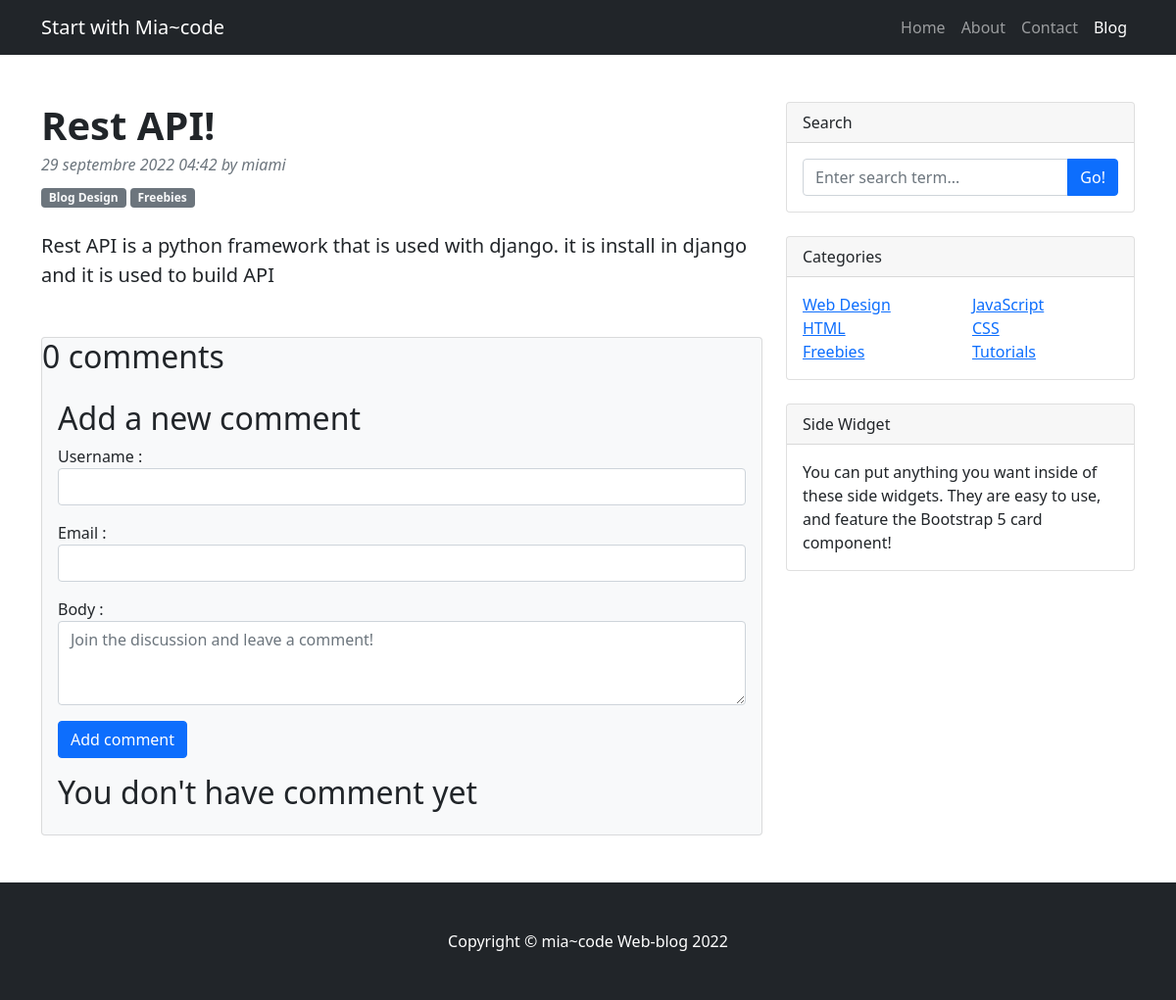
The page /2022/9/29/rest-api/ on the database its author committed.
### blog/models.py (models this page shows, shortened)
class Post(models.Model):
    category       = models.ForeignKey(Category, on_delete=models.CASCADE, related_name="category_posts")
    STATUS_CHOICES = (
        ('draft', 'Draft'),
        ('published', 'Published')
    )
    title          = models.CharField(max_length=200)
    slug           = models.SlugField(max_length=200)
    body           = models.TextField()
    created        = models.DateTimeField(auto_now_add=True)
    update         = models.DateTimeField(auto_now=True)
    status         = models.CharField(choices=STATUS_CHOICES, default='draft', max_length=100)
    publish        = models.DateTimeField(default=timezone.now())
    author         = models.ForeignKey(User, on_delete=models.CASCADE,
                                    related_name='posted')
    objects = models.Manager()        #default manager
    published = PublishedManager()    #custom manager

### blog/views.py (the view)
# urls.py: path("<year>/<month>/<day>/<slug>/", views.post_detail, name="detail")
def post_detail(request, year:int, month:int, day:int, slug: str):
    post = get_object_or_404(Post, slug=slug, status='published', publish__year=year, publish__month=month, publish__day=day)
    comments = Comment.objects.filter(post=post.pk)
    new_comment = None
    if request.method == "POST":
        comment_form = CommentForm(data=request.POST)
        if comment_form.is_valid():
            new_comment = comment_form.save(commit=False)
            new_comment.post = post
            new_comment.save()
    else:
        comment_form = CommentForm()
    return render(request, "blog/post/detail.html", {"post":post,
                                                     'comments':comments,
                                                     'new_comment':new_comment,
                                                     'comment_form':comment_form
                                                     })

### blog/form.py
class CommentForm(forms.ModelForm):
    username = forms.CharField(max_length=100, widget=TextInput(attrs={"class":"form-control"}))
    email    = forms.EmailField(widget=TextInput(attrs={"class": "form-control" }))
    body     = forms.CharField(widget=Textarea(attrs={"class": "form-control",
                                                      'rows':3,
                                                      "placeholder":"Join the discussion and leave a comment!"
                                                      }))
    class Meta:
        model  = Comment
        fields = ['username', 'email', 'body']

### blog/templates/blog/post/detail.html (shortened to what this page needs)
{% extends 'base.html' %}
{% block content %}
        <div class="container mt-5">
            <div class="row">
                <div class="col-lg-8">
                    <article>
                        <header class="mb-4">
                            <h1 class="fw-bolder mb-1">{{ post.title }}!</h1>
                            <div class="text-muted fst-italic mb-2">{{ post.publish }} by {{ post.author.username }}</div>
                            <a class="badge bg-secondary text-decoration-none link-light" href="#!">Blog Design</a>
                            <a class="badge bg-secondary text-decoration-none link-light" href="#!">Freebies</a>
                        </header>
                        <section class="mb-5">
                            <p class="fs-5 mb-4">{{post.body}}</p>
                       </section>
                    </article>
                    <section class="mb-5">
                        <div class="card bg-light">
                            <h2>
                                {% with comments.count as total_comments %}
                                    {{total_comments}} comment{{total_comments|pluralize}}
                                {% endwith %}
                            </h2>
                            <div class="card-body">
                                {% if new_comment %}
                                    <h2>Your comment has being added </h2>
                                {% else %}
                                    <h2>Add a new comment</h2>
                                    <form method="post" class="mb-3">
                                        {{ comment_form.as_p }}
                                        <button class="btn btn-primary" type="submit">Add comment</button>
                                    </form>
                                {% endif %}
                                {% for comment in comments %}
                                    <div class="d-flex mb-2">
                                        <div class="flex-shrink-0"><img class="rounded-circle" src="https://dummyimage.com/50x50/ced4da/6c757d.jpg" alt="..." /></div>
                                        <div class="ms-3">
                                            <div class="fw-bold">
                                                #{{forloop.counter}} {{comment.username}} <span class="text-muted">at {{ comment.created }} </span>
                                            </div>
                                                {{comment.body}}
                                        </div>
                                    </div>
                                {% empty %}
                                    <h2> You don't have comment yet </h2>
                                {% endfor %}
                            </div>
                        </div>
                    </section>
                </div>
                <div class="col-lg-4">
                    <div class="card mb-4">
                        <div class="card-header">Search</div>
                        <div class="card-body">
                            <div class="input-group">
                                <input class="form-control" type="text" placeholder="Enter search term..." aria-label="Enter search term..." aria-describedby="button-search" />
                                <button class="btn btn-primary" id="button-search" type="button">Go!</button>
                            </div>
                        </div>
                    </div>
                    <div class="card mb-4">
                        <div class="card-header">Categories</div>
                        <div class="card-body">
                            <div class="row">
                                <div class="col-sm-6">
                                    <ul class="list-unstyled mb-0">
                                        <li><a href="#!">Web Design</a></li>
                                        <li><a href="#!">HTML</a></li>
                                        <li><a href="#!">Freebies</a></li>
                                    </ul>
                                </div>
                                <div class="col-sm-6">
                                    <ul class="list-unstyled mb-0">
                                        <li><a href="#!">JavaScript</a></li>
                                        <li><a href="#!">CSS</a></li>
                                        <li><a href="#!">Tutorials</a></li>
                                    </ul>
                                </div>
                            </div>
                        </div>
                    </div>
                    <div class="card mb-4">
                        <div class="card-header">Side Widget</div>
                        <div class="card-body">You can put anything you want inside of these side widgets. They are easy to use, and feature the Bootstrap 5 card component!</div>
                    </div>
                </div>
            </div>
        </div>
{% endblock %}

### rows shown on the page
Post: title "Rest API", publish "29 septembre 2022 04:42", author.username "miami", body "Rest API is a python framework that is used with django. it is install in django and it is used to build API"

### other values the page prints
{{ total_comments }} "0"
